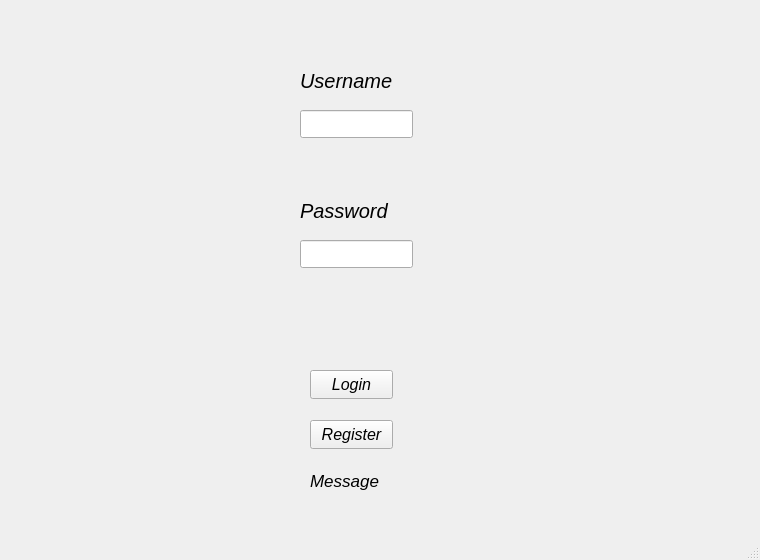
<?xml version="1.0" encoding="UTF-8"?>
<ui version="4.0">
 <class>LoginWindow</class>
 <widget class="QMainWindow" name="LoginWindow">
  <property name="geometry">
   <rect>
    <x>0</x>
    <y>0</y>
    <width>760</width>
    <height>560</height>
   </rect>
  </property>
  <property name="font">
   <font>
    <pointsize>6</pointsize>
    <italic>false</italic>
    <bold>false</bold>
    <underline>false</underline>
    <strikeout>false</strikeout>
    <stylestrategy>PreferDefault</stylestrategy>
    <hintingpreference>PreferDefaultHinting</hintingpreference>
   </font>
  </property>
  <property name="mouseTracking">
   <bool>false</bool>
  </property>
  <property name="tabletTracking">
   <bool>false</bool>
  </property>
  <property name="focusPolicy">
   <enum>Qt::NoFocus</enum>
  </property>
  <property name="windowTitle">
   <string>MainWindow</string>
  </property>
  <property name="toolButtonStyle">
   <enum>Qt::ToolButtonTextOnly</enum>
  </property>
  <widget class="QWidget" name="centralwidget">
   <widget class="QLabel" name="UsernameLabel">
    <property name="geometry">
     <rect>
      <x>300</x>
      <y>60</y>
      <width>111</width>
      <height>41</height>
     </rect>
    </property>
    <property name="font">
     <font>
      <pointsize>15</pointsize>
      <italic>true</italic>
      <bold>false</bold>
      <underline>false</underline>
      <strikeout>false</strikeout>
      <stylestrategy>PreferDefault</stylestrategy>
      <hintingpreference>PreferDefaultHinting</hintingpreference>
     </font>
    </property>
    <property name="text">
     <string>Username</string>
    </property>
   </widget>
   <widget class="QLineEdit" name="usernameLineEdit">
    <property name="geometry">
     <rect>
      <x>300</x>
      <y>110</y>
      <width>113</width>
      <height>28</height>
     </rect>
    </property>
    <property name="font">
     <font>
      <pointsize>11</pointsize>
      <italic>false</italic>
      <bold>false</bold>
      <underline>false</underline>
      <strikeout>false</strikeout>
      <stylestrategy>PreferDefault</stylestrategy>
      <hintingpreference>PreferDefaultHinting</hintingpreference>
     </font>
    </property>
    <property name="focusPolicy">
     <enum>Qt::StrongFocus</enum>
    </property>
    <property name="accessibleDescription">
     <string>&lt;html&gt;&lt;head/&gt;&lt;body&gt;&lt;p&gt;&lt;span style=&quot; color:#c595c8;&quot;&gt;#c595c8&lt;/span&gt;&lt;/p&gt;&lt;/body&gt;&lt;/html&gt;</string>
    </property>
   </widget>
   <widget class="QLabel" name="PasswordLabel">
    <property name="geometry">
     <rect>
      <x>300</x>
      <y>190</y>
      <width>111</width>
      <height>41</height>
     </rect>
    </property>
    <property name="font">
     <font>
      <pointsize>15</pointsize>
      <italic>true</italic>
      <bold>false</bold>
      <underline>false</underline>
      <strikeout>false</strikeout>
      <stylestrategy>PreferDefault</stylestrategy>
      <hintingpreference>PreferDefaultHinting</hintingpreference>
     </font>
    </property>
    <property name="toolTipDuration">
     <number>-1</number>
    </property>
    <property name="text">
     <string>Password</string>
    </property>
   </widget>
   <widget class="QLineEdit" name="passwordLineEdit">
    <property name="geometry">
     <rect>
      <x>300</x>
      <y>240</y>
      <width>113</width>
      <height>28</height>
     </rect>
    </property>
    <property name="font">
     <font>
      <pointsize>11</pointsize>
      <italic>false</italic>
      <bold>false</bold>
      <underline>false</underline>
      <strikeout>false</strikeout>
      <stylestrategy>PreferDefault</stylestrategy>
      <hintingpreference>PreferDefaultHinting</hintingpreference>
     </font>
    </property>
    <property name="focusPolicy">
     <enum>Qt::StrongFocus</enum>
    </property>
    <property name="echoMode">
     <enum>QLineEdit::Password</enum>
    </property>
   </widget>
   <widget class="QPushButton" name="loginPushButton">
    <property name="geometry">
     <rect>
      <x>310</x>
      <y>370</y>
      <width>83</width>
      <height>29</height>
     </rect>
    </property>
    <property name="font">
     <font>
      <pointsize>12</pointsize>
      <italic>true</italic>
      <bold>false</bold>
      <underline>false</underline>
      <strikeout>false</strikeout>
      <stylestrategy>PreferDefault</stylestrategy>
      <hintingpreference>PreferDefaultHinting</hintingpreference>
     </font>
    </property>
    <property name="focusPolicy">
     <enum>Qt::StrongFocus</enum>
    </property>
    <property name="text">
     <string>Login</string>
    </property>
   </widget>
   <widget class="QPushButton" name="registerPushButton">
    <property name="geometry">
     <rect>
      <x>310</x>
      <y>420</y>
      <width>83</width>
      <height>29</height>
     </rect>
    </property>
    <property name="font">
     <font>
      <pointsize>12</pointsize>
      <italic>true</italic>
      <bold>false</bold>
      <underline>false</underline>
      <strikeout>false</strikeout>
      <stylestrategy>PreferDefault</stylestrategy>
      <hintingpreference>PreferDefaultHinting</hintingpreference>
     </font>
    </property>
    <property name="focusPolicy">
     <enum>Qt::StrongFocus</enum>
    </property>
    <property name="text">
     <string>Register</string>
    </property>
   </widget>
   <widget class="QLabel" name="messageLabel">
    <property name="geometry">
     <rect>
      <x>310</x>
      <y>460</y>
      <width>91</width>
      <height>41</height>
     </rect>
    </property>
    <property name="font">
     <font>
      <pointsize>13</pointsize>
      <italic>true</italic>
      <bold>false</bold>
      <underline>false</underline>
      <strikeout>false</strikeout>
      <stylestrategy>PreferDefault</stylestrategy>
      <hintingpreference>PreferDefaultHinting</hintingpreference>
     </font>
    </property>
    <property name="text">
     <string>Message</string>
    </property>
   </widget>
  </widget>
  <widget class="QMenuBar" name="menubar">
   <property name="geometry">
    <rect>
     <x>0</x>
     <y>0</y>
     <width>760</width>
     <height>19</height>
    </rect>
   </property>
  </widget>
  <widget class="QStatusBar" name="statusbar"/>
 </widget>
 <resources/>
 <connections/>
</ui>
